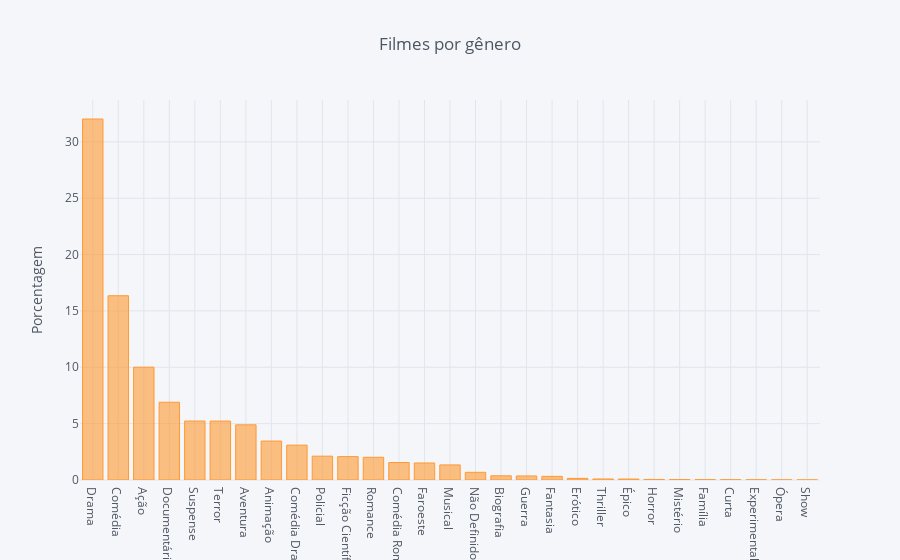

The notebook cell this image was saved under:
### Code cell
movie_full = movie.merge(genre, left_on = 'genreId', right_on = 'id')
series = movie_full['name'].value_counts()/sum(movie_full['name'].value_counts())*100
series.head(3)

series.iplot(kind='bar', yTitle='Porcentagem', title='Filmes por gênero',
             filename='cufflinks/categorical-bar-chart')

### Figure 1 — Plotly figure (JSON) as saved in the notebook; plotly's stock layout.template omitted (floating-point values rounded to 4 significant figures)
{"data": [{"marker": {"color": "rgba(255, 153, 51, 0.6)", "line": {"color": "rgba(255, 153, 51, 1.0)", "width": 1}}, "name": "name", "orientation": "v", "text": "", "type": "bar", "uid": "b98f04ad-366c-4842-91eb-d6d28321c4e2", "x": ["Drama", "Comédia", "Ação", "Documentário", "Suspense", "Terror", "Aventura", "Animação", "Comédia Dramática", "Policial", "Ficção Científica", "Romance", "Comédia Romântica", "Faroeste", "Musical", "Não Definido", "Biografia", "Guerra", "Fantasia", "Erótico", "Thriller", "Épico", "Horror", "Mistério", "Família", "Curta", "Experimental", "Ópera", "Show"], "y": [32.03, 16.35, 10.01, 6.899, 5.233, 5.228, 4.894, 3.457, 3.094, 2.115, 2.072, 2.015, 1.552, 1.509, 1.337, 0.6827, 0.3724, 0.3581, 0.3199, 0.1432, 0.09071, 0.08594, 0.04774, 0.03342, 0.02865, 0.02387, 0.0191, 0.009548, 0.004774]}], "layout": {"legend": {"bgcolor": "#F5F6F9", "font": {"color": "#4D5663"}}, "paper_bgcolor": "#F5F6F9", "plot_bgcolor": "#F5F6F9", "title": {"font": {"color": "#4D5663"}, "text": "Filmes por gênero"}, "xaxis": {"gridcolor": "#E1E5ED", "showgrid": true, "tickfont": {"color": "#4D5663"}, "title": {"font": {"color": "#4D5663"}, "text": ""}, "zerolinecolor": "#E1E5ED"}, "yaxis": {"gridcolor": "#E1E5ED", "showgrid": true, "tickfont": {"color": "#4D5663"}, "title": {"font": {"color": "#4D5663"}, "text": "Porcentagem"}, "zerolinecolor": "#E1E5ED"}}}
